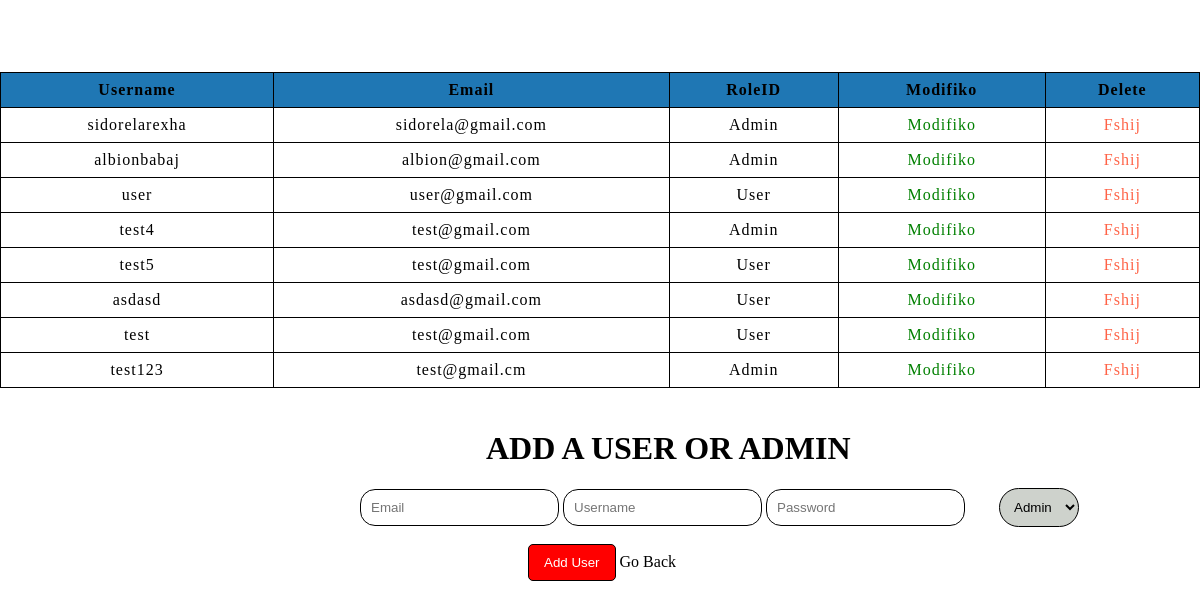
The page /admin/users.php (signed in) on the database its author committed.
### tables this page shows
CREATE TABLE `users` (
  `userid` int(11) NOT NULL,
  `email` varchar(255) NOT NULL,
  `username` varchar(255) NOT NULL,
  `password` varchar(255) NOT NULL,
  `role` int(1) NOT NULL DEFAULT 0
);

### admin/businessLogicAdmin/dbConfig.php (called while the page is built, shortened)
<?php
class DatabasePDOConfiguration
{
    private $connection;
    private $host = "localhost";
    private $username = "root";
    private $dbName = "braindemydb";
    private $password = "";
    protected function getConnection()
    {
        return $this->connection;
    }
    private function createConnection()
    {
        $this->connection = new PDO("mysql:host=$this->host;dbname=$this->dbName", $this->username, $this->password);
        $this->connection->setAttribute(PDO::ATTR_ERRMODE, PDO::ERRMODE_EXCEPTION);
    }
}

### admin/businessLogicAdmin/userMapper.php (called while the page is built, shortened)
<?php
require_once "dbConfig.php";
class UserMapper extends DatabasePDOConfiguration
{
    private $conn;
    public function __construct()
    {
        $this->conn = $this->getConnection();
    }
    public function getAllUsers()
    {
        $this->query = "select * from users";
        $statement = $this->conn->prepare($this->query);
        $statement->execute();
        $result = $statement->fetchAll(PDO::FETCH_ASSOC);
        return $result;
    }
}

### admin/users.php (the view, shortened to what this page needs)
<!DOCTYPE html>
<html lang="en">
<head>
    <link rel="stylesheet" href="../Styles/adminindex.css">
</head>
<body>
        <?php
            include_once 'businessLogicAdmin/userMapper.php';
            $showusers = new UserMapper();
            $userat = $showusers->getAllUsers();
        ?>
    <br><br>
    <div>
    <table id="tbl" class="table table-border">
        <thead>
            <tr>
                <th> Username </th>
                <th> Email </th>
                <th> RoleID </th>
                <th> Modifiko </th>
                <th> Delete </th>
            </tr>
        </thead>
    <tbody>
            <?php foreach ($userat as $roww){ ?>
            <tr style="border-bottom: 1px black; margin: 20px;">
                <td><?php echo $roww['username'] ?></td>
                <td><?php echo $roww['email'] ?></td>
                <td><?php
                if($roww['role'] == '1'){
                    echo 'Admin';
                }else{
                    echo 'User';
                } ?></td>
                <td><a href=<?php echo "usersEdit.php?id=" . $roww['userid'];?> style="text-decoration: none; color: green">Modifiko</a></td>
                <td><a href="businessLogicAdmin/deleteUser.php?id=<?php echo $roww['userid'];?>" style="text-decoration: none; color: tomato">Fshij</a></td>
            </tr>
            <?php }?>
        </tbody>
            </table>
        <div class="AddForm" id="AddForm">
				<form name="signUpForm" action="businessLogicAdmin/insertUser.php" method="POST" class="signUpForm">
			        <h1>ADD A USER OR ADMIN</h1>
					<input type="email" name="Email" id="Email" placeholder="Email" onblur=""/>
					<input type="text" name="Username" id="Username" placeholder="Username" onblur=""/>
					<input type="password" name="Password" id="Password" placeholder="Password" onblur=""/>
                    <select name="RoleID" id="RoleID">
                        <option value="1">Admin</option>
                    </select>
                    <button name="AddButton" id="SignUpButton" onclick="">Add User</button>
                    <a href="index.php" class="Back" style="text-decoration: none; color: black"> Go Back </a>
		        </form>
        </div>
</body>
</html>

### Styles/adminindex.css (style rules this page uses)
html body { margin:0; overflow-x: hidden; }
#tbl { color: black; margin-top:3%; padding: 30px 50px; letter-spacing: 1px; border-radius: 5px; width: 100%; text-align: center; border-collapse: collapse; }
.AddForm .signUpForm { margin-left:30%; justify-content: center; align-items: center; }
.signUpForm h1 { margin-left:15%; margin-top:5%; }
.signUpForm #Email { border: 1px solid black; border-radius: 15px; padding: 10px 10px; }
.signUpForm #Password { border: 1px solid black; border-radius: 15px; padding: 10px 10px; }
.signUpForm #Username { border: 1px solid black; border-radius: 15px; padding: 10px 10px; }
.signUpForm #RoleID { border: 1px solid black; border-radius: 20px; padding: 10px 10px; background-color: #ced2cc; margin-left:30px; }
.signUpForm #SignUpButton { border: 1px solid black; border-radius: 5px; margin-left:20%; margin-top:2%; padding: 10px 15px; background-color: red; }
#tbl th { border: 1px solid black; background-color: #1f77b4; padding: 8px; }
#tbl td { border: 1px solid black; background-color: white; padding: 8px; }
#SignUpButton { margin-left: 5%; background: red; padding: 10px 30px; color: white; border-radius: 20px; border: 1.5px solid black; }

### rows shown on the page
users: username "sidorelarexha", email "sidorela@gmail.com", role "Admin"
users: username "albionbabaj", email "albion@gmail.com", role "Admin"
users: username "user", email "user@gmail.com", role "User"
users: username "test4", email "test@gmail.com", role "Admin"
users: username "test5", email "test@gmail.com", role "User"
users: username "asdasd", email "asdasd@gmail.com", role "User"
users: username "test", email "test@gmail.com", role "User"
users: username "test123", email "test@gmail.cm", role "Admin"
